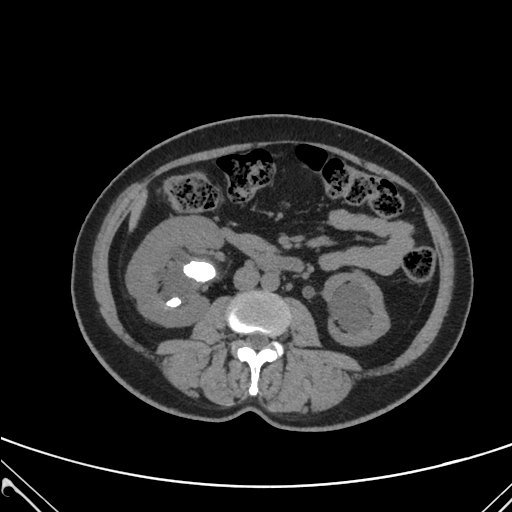
#> input picture Image project Nourhan Amr/Kidney stone images/Stone/Stone18.jpg, 512 x 512 px, found by its file name
$ jupyter execute Final_project_image_proccessing.ipynb
#> lines starting #> are read from the running program, lines starting #| are printed output that depends on the picture; after the words box and inside, x2 and y2 are one past the last pixel; in counts of white or black regions, pixels touching at a corner belong together; long printed decimals are rounded
[cell 1]
import cv2
import numpy as np
from skimage.filters import median
from skimage.morphology import disk
from google.colab.patches import cv2_imshow
from google.colab import drive

# Step 1: Image Acquisition
drive.mount('/content/drive')
img = cv2.imread('/content/drive/MyDrive/Final image/Stone/Stone18.jpg', cv2.IMREAD_GRAYSCALE)
#> img is the input picture: shape (512, 512); min 0, max 255, mean 33.3

# Step 2: Image Restoration (Noise Removal using Median Filter)
restored_img = median(img, disk(3))

# Step 3: Thresholding (Region-Based Segmentation)
_, thresholded_img = cv2.threshold(restored_img, 127, 255, cv2.THRESH_BINARY)
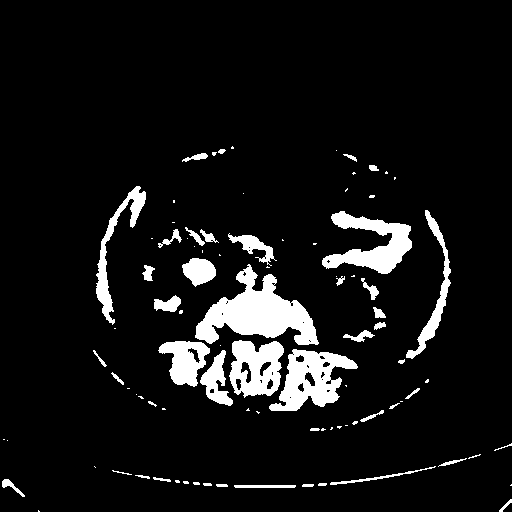
#> thresholded_img: shape (512, 512); 8.1% white; 92 white regions (47 under 20 px)

#Step 4: Represntation and Description (Feature Extraction) Find Contours in the Thresholded Image
contours, hierarchy = cv2.findContours(thresholded_img, cv2.RETR_EXTERNAL, cv2.CHAIN_APPROX_SIMPLE)
#> contours = 92 contours, 57 with area under 20; largest, box (x1, y1, x2, y2) and area: (195, 264, 319, 345) 4462, (269, 349, 358, 411) 2886, (322, 211, 412, 274) 2426, (229, 340, 284, 398) 2362, (158, 341, 210, 387) 1376
contour_img = cv2.cvtColor(img, cv2.COLOR_GRAY2BGR)

# Check if any contours were found
if len(contours) == 0:
    print("No stone detected.")
    cv2.putText(contour_img, "No stone detected", (50, 50), cv2.FONT_HERSHEY_SIMPLEX, 1, (0, 0, 255), 2)
else:
    # Step 6: Draw Contours and Label Detected Stones
    stone_detected = False
    for contour in contours:
        area = cv2.contourArea(contour)
        perimeter = cv2.arcLength(contour, True)
        if perimeter == 0: continue  # Avoid division by zero

        # Fit ellipse to the contour
        if area > 100:  # Ignore small contours
            (x, y), (MA, ma), angle = cv2.fitEllipse(contour)

            # Calculate eccentricity: e = sqrt(1 - (b^2 / a^2)) where b = minor axis, a = major axis
            eccentricity = (ma/MA) if ma != 0 else 0

            # Filtering circular or oval objects based on eccentricity
            if 0 < eccentricity < 2.5 and 100 < perimeter < 150:  # Allow oval shapes with low eccentricity
                # Draw contours
                print(f"Eccentricity: {eccentricity}")
                print(f"Perimeter: {perimeter}")
                cv2.drawContours(contour_img, [contour], -1, (0, 255, 0), 2)  # Green contour
                # Calculate center of the contour for labeling
                M = cv2.moments(contour)
                if M["m00"] != 0:  # Avoid division by zero
                    cX = int(M["m10"] / M["m00"])
                    cY = int(M["m01"] / M["m00"])

                    # Add text 'Stone' above the contour
                    cv2.putText(contour_img, "Stone", (cX - 20, cY - 10),
                                cv2.FONT_HERSHEY_SIMPLEX, 0.6, (0, 255, 0), 2)

                stone_detected = True
#> this loop made 92 passes
#> (area, perimeter, x, y, MA, ma, angle, eccentricity) on pass 63: (625.5, 100.3, 198.6, 270.7, 25.67, 31.92, 92.74, 1.24)
#> (area, perimeter, x, y, MA, ma, angle, eccentricity) on passes 3, 16, 44, 46, 48, 49: (121, 124.8, 264.5, 485.5, 11.18, 61.25, 90, 5.48), (132.5, 225.5, 383, 474.9, 5.07, 94.74, 80.46, 18.68), (766.5, 185.1, 217.2, 379.4, 29.35, 52.05, 174.3, 1.77), (2885.5, 339.7, 310.1, 378.3, 56.22, 79.76, 62.57, 1.42), (1376.5, 188.3, 184.2, 360.1, 45.15, 48.65, 147.6, 1.08), (2361.5, 242.7, 255.6, 368, 52.96, 59.56, 20.81, 1.12)
#| Eccentricity: 1.244
#| Perimeter: 100.326
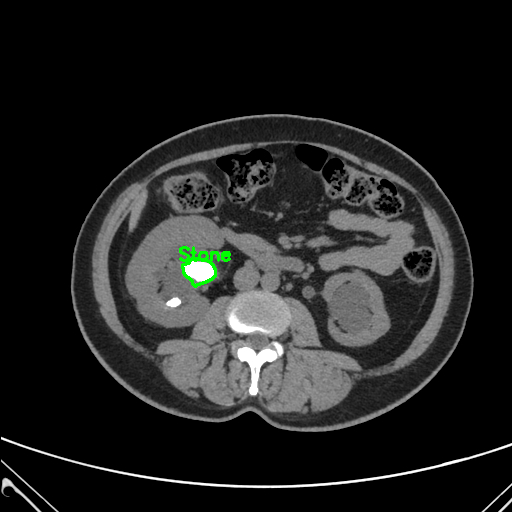
#> contour_img: shape (512, 512, 3); 0.26% of pixels changed, all inside (x1, y1, x2, y2) = (179, 246, 231, 288)

    # If no stones are detected after contour checks
    if not stone_detected:
        print("No stone detected.")
        cv2.putText(contour_img, "No stone detected", (100, 100), cv2.FONT_HERSHEY_SIMPLEX, 1, (0, 0, 255), 2)

# Step 7: Add Text and Display Images
# Add text "Original Image" to the original image
cv2.putText(img, "Original Image", (50, 50), cv2.FONT_HERSHEY_SIMPLEX, 1, (255, 255, 255), 2)
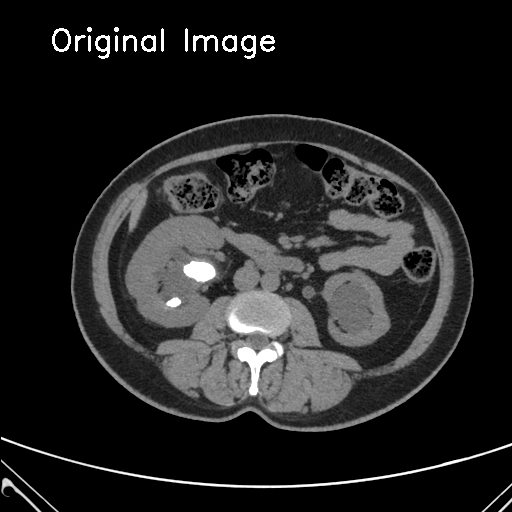
#> img: shape (512, 512); 0.61% of pixels changed, all inside (x1, y1, x2, y2) = (52, 27, 275, 59)
cv2_imshow(img)  # Original Image

# Add text "Restored Image" to the restored image
restored_img_color = cv2.cvtColor((restored_img * 255).astype(np.uint8), cv2.COLOR_GRAY2BGR)  # Convert back to uint8 for display
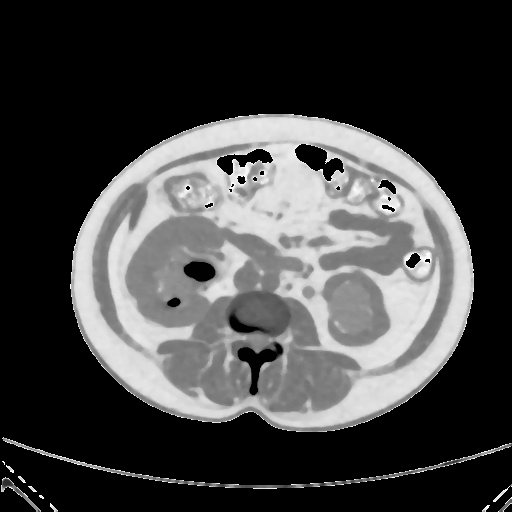
#> restored_img_color: shape (512, 512, 3); min 0, max 255, mean 67.4
cv2.putText(restored_img_color, "Restored Image", (50, 50), cv2.FONT_HERSHEY_SIMPLEX, 1, (255, 255, 255), 2)
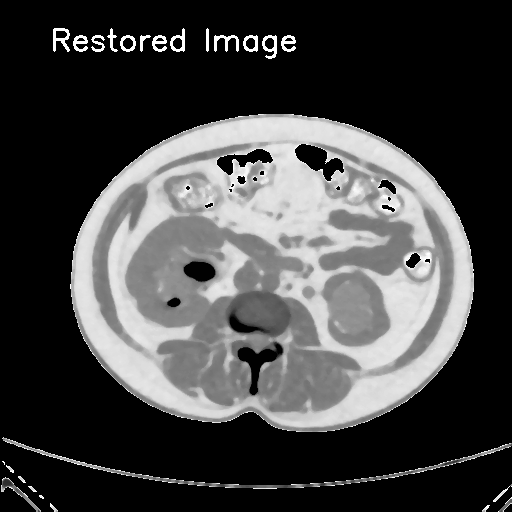
#> restored_img_color: shape (512, 512, 3); 0.68% of pixels changed, all inside (x1, y1, x2, y2) = (53, 28, 296, 59)
cv2_imshow(restored_img_color)  # Restored Image

# Add text "Thresholded Image" to the thresholded image
thresholded_img_color = cv2.cvtColor(thresholded_img, cv2.COLOR_GRAY2BGR)  # Convert back to color for displaying text
#> thresholded_img_color: shape (512, 512, 3); 8.1% white; 92 white regions (47 under 20 px), largest, box (x1, y1, x2, y2) and area: (195, 264, 319, 345) 4651, (269, 349, 358, 411) 2803, (322, 211, 412, 274) 2598
cv2.putText(thresholded_img_color, "Thresholded Image", (50, 50), cv2.FONT_HERSHEY_SIMPLEX, 1, (255, 255, 255), 2)
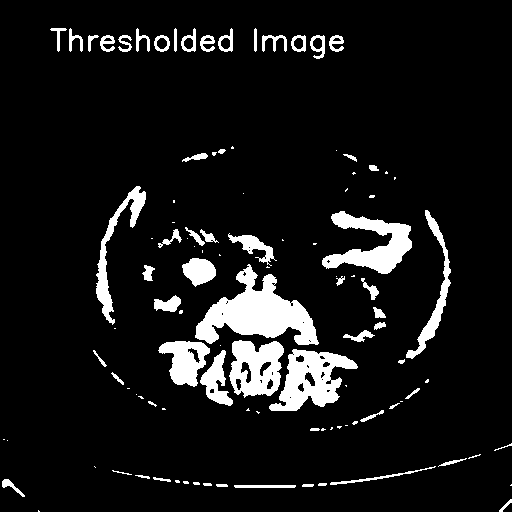
#> thresholded_img_color: shape (512, 512, 3); 8.9% white; 108 white regions (47 under 20 px), largest, box (x1, y1, x2, y2) and area: (195, 264, 319, 345) 4651, (269, 349, 358, 411) 2803, (322, 211, 412, 274) 2598
cv2_imshow(thresholded_img_color)  # Thresholded Image

# Add text "Final Result" to the contour image (if applicable)
cv2.putText(contour_img, "Final Result", (50, 50), cv2.FONT_HERSHEY_SIMPLEX, 1, (255, 255, 255), 2)
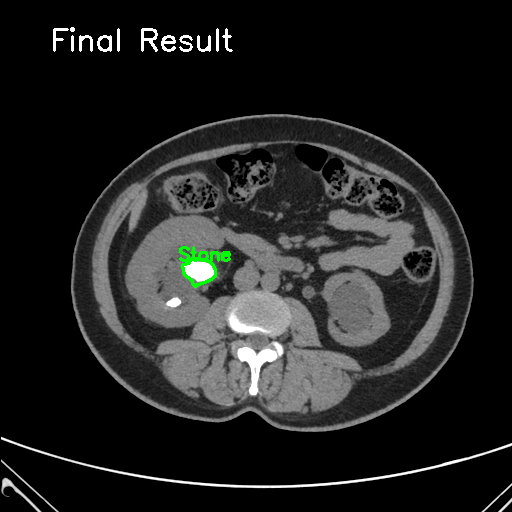
#> contour_img: shape (512, 512, 3); 0.48% of pixels changed, all inside (x1, y1, x2, y2) = (53, 27, 233, 52)
cv2_imshow(contour_img)  # Final Result with Labels or No Stone Detected

# Wait for a key press and close windows
cv2.waitKey(0)
cv2.destroyAllWindows()

$ run again, with Image project Nourhan Amr/Kidney stone images/Stone/Stone1.jpg copied over Image project Nourhan Amr/Kidney stone images/Stone/Stone18.jpg
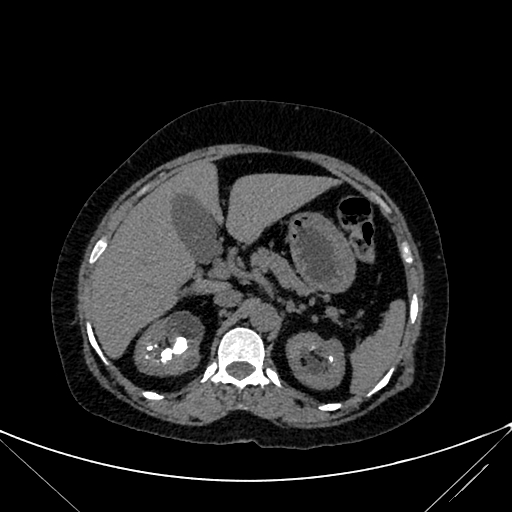
#> input picture Image project Nourhan Amr/Kidney stone images/Stone/Stone1.jpg, 512 x 512 px, found by its file name
#> img is the input picture: shape (512, 512); min 0, max 255, mean 30.7
#> `_, thresholded_img = cv2.threshold(restored_img, 127, 255, cv2.THRESH_..`:
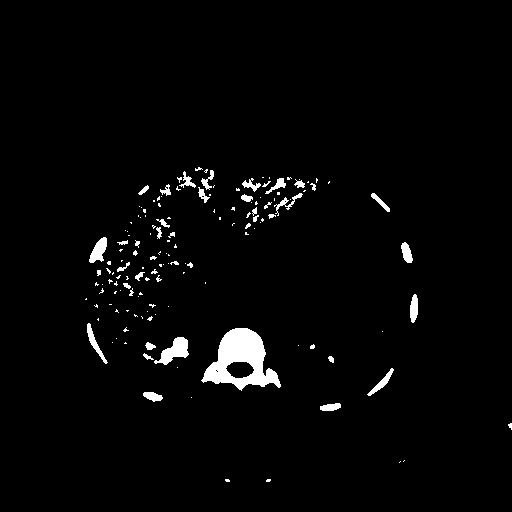
#> thresholded_img: shape (512, 512); 2.5% white; 149 white regions (107 under 20 px)
#> contours = 149 contours, 121 with area under 20; largest, box (x1, y1, x2, y2) and area: (201, 328, 281, 391) 2748, (154, 337, 189, 365) 426, (89, 237, 107, 263) 241, (87, 323, 108, 364) 166, (410, 294, 418, 323) 152
#> the loop `for contour in contours:` made 149 passes
#> (area, perimeter, x, y, MA, ma, angle, eccentricity) on pass 19: (426.5, 110.3, 174.2, 351, 18.96, 40.12, 55.7, 2.12)
#> (printed output is left out)
#> img: shape (512, 512); 0.61% of pixels changed, all inside (x1, y1, x2, y2) = (52, 27, 275, 59)
#> `cv2.putText(contour_img, "Final Result", (50, 50), cv2.FONT_HERSHEY_SI..`:
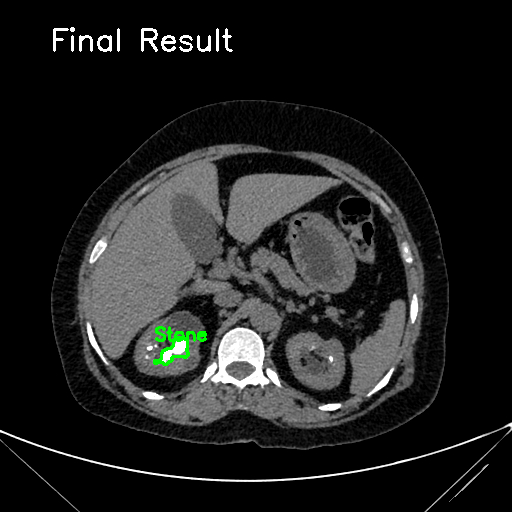
#> contour_img: shape (512, 512, 3); mean B, G, R 31.6, 32.3, 31.6

$ run again, with Image project Nourhan Amr/Kidney stone images/Stone/Stone10.jpg copied over Image project Nourhan Amr/Kidney stone images/Stone/Stone18.jpg
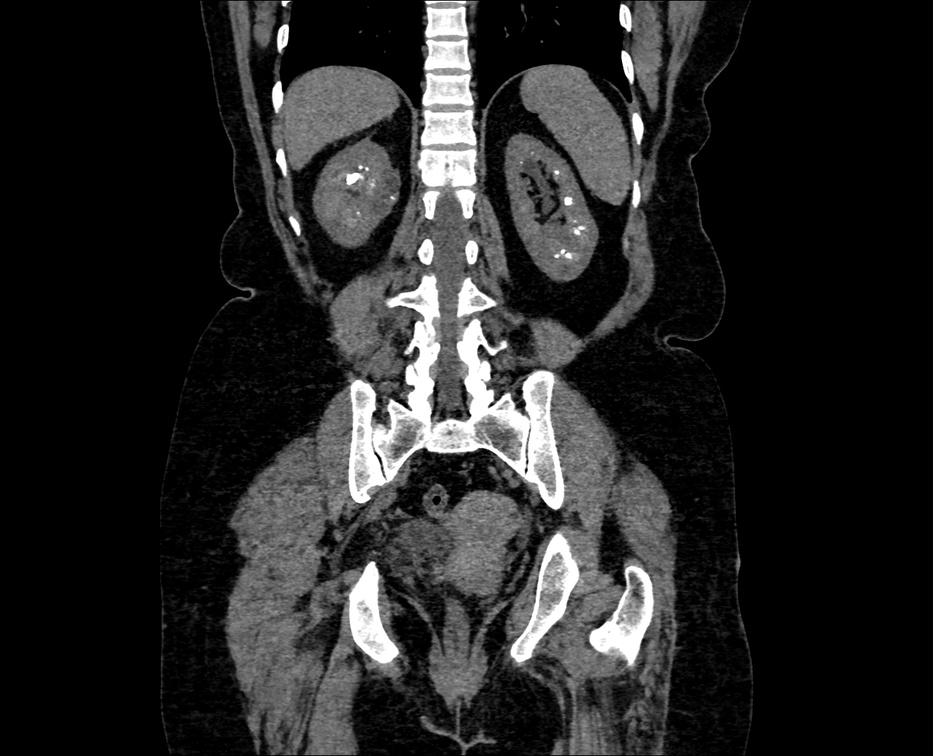
#> input picture Image project Nourhan Amr/Kidney stone images/Stone/Stone10.jpg, 933 x 756 px, shrunk from 1236 x 1001 before the run, found by its file name
#> img is the input picture: shape (756, 933); min 0, max 255, mean 37.9
#> `_, thresholded_img = cv2.threshold(restored_img, 127, 255, cv2.THRESH_..`:
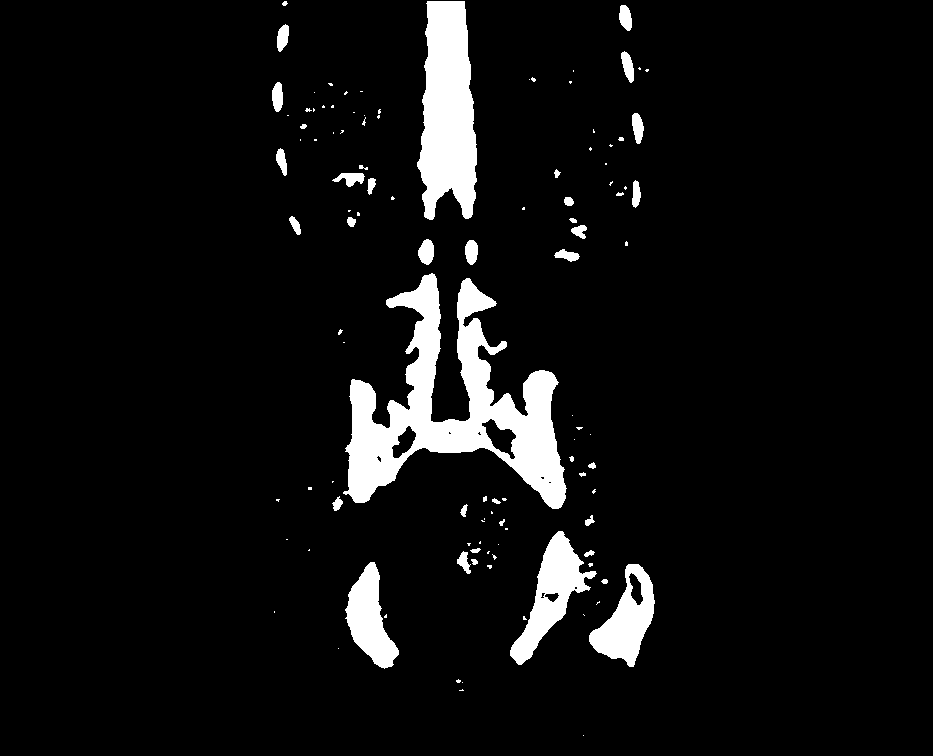
#> thresholded_img: shape (756, 933); 6.3% white; 111 white regions (69 under 20 px)
#> contours = 111 contours, 79 with area under 20; largest, box (x1, y1, x2, y2) and area: (343, 273, 567, 509) 20414, (417, 1, 477, 220) 9532, (510, 531, 597, 665) 3942, (589, 564, 655, 667) 3412, (345, 562, 399, 669) 2874
#> the loop `for contour in contours:` made 111 passes
#> (area, perimeter, x, y, MA, ma, angle, eccentricity) on passes 13, 15, 19, 27, 52, 53, 55: (3412.5, 283.2, 625.3, 622.6, 48.64, 107.9, 22.35, 2.22), (2874.5, 273.3, 368.9, 617.2, 42.07, 109.2, 169.8, 2.6), (141, 65.94, 463.9, 561.9, 11.12, 20.81, 164.8, 1.87), (3941.5, 393.7, 553.6, 591.7, 52.62, 133.1, 24.55, 2.53), (20413.5, 1730.7, 455.1, 425.1, 197.4, 252.9, 166.6, 1.28), (162.5, 62.87, 566.7, 255.1, 9.92, 24.78, 98.49, 2.5), (230, 61.46, 471.1, 251.2, 12.18, 25, 0.574, 2.05)
#> img: shape (756, 933); 0.23% of pixels changed, all inside (x1, y1, x2, y2) = (52, 27, 275, 59)
#> `cv2.putText(contour_img, "Final Result", (50, 50), cv2.FONT_HERSHEY_SI..`:
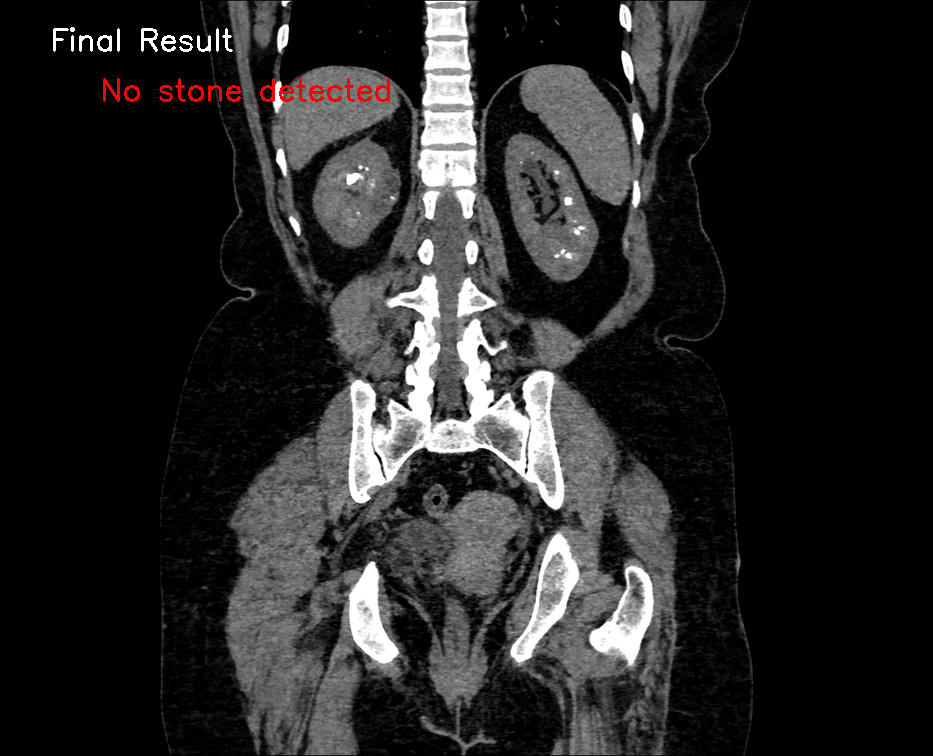
#> contour_img: shape (756, 933, 3); mean B, G, R 38.2, 38.2, 38.9
